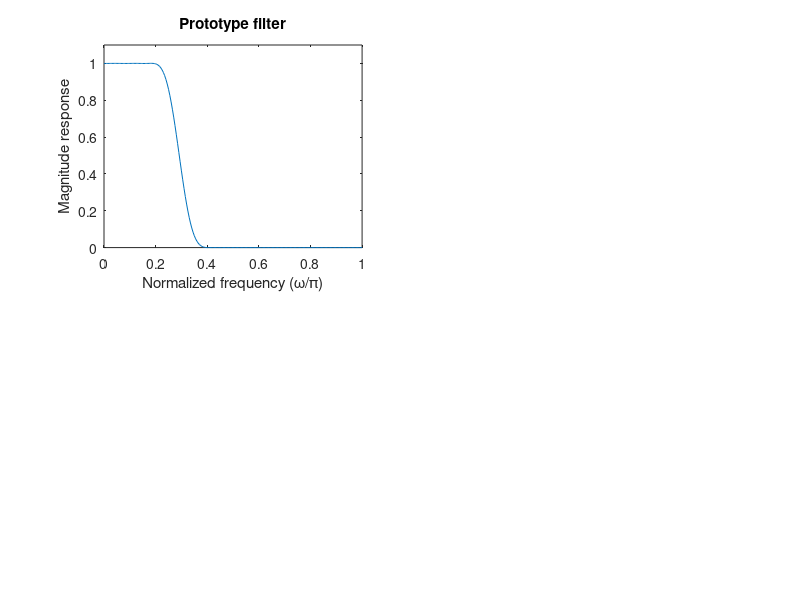

Write MATLAB code to recreate this figure. (Note: this script raises an error after producing the figure.)
%
% Design of 3D cone filters
%
%
% Step 1: Fan-type design
%

clc;
clear all;
N = 20;
theta = 70;
wt = 0.2 * pi;
Nsamp = 200;
%
%
theta_w = theta * pi / 180;

if theta >= 45
    wup = pi;
else
    wup = pi * tan(theta_w);
end

deltaw_wup = wup / Nsamp;
deltaw_pi = pi / Nsamp;
deltaw_pih = 0.5 * pi / Nsamp;
%
%
r = zeros(3, 1);
Q = zeros(3, 3);
for iw = 0:Nsamp
    w2 = iw * deltaw_wup;
    w1 = w2 / tan(theta_w);
    c = [1; -1-cos(w1)*cos(w2); -cos(w1)-cos(w2)];
    r = r - 2 * cos(w1) * c;
    Q = Q + c * c';
end
r = r / (Nsamp + 1);
Q = Q / (Nsamp + 1);
T = -0.5 * inv(Q) * r;
%
%
wc = acos(T(1));
t11 = T(2);
t01 = T(3);
t00 = t11;
t10 = 1 + t01;
%
% Design of prototype FIR lowpass filter
%
N_h = 2 * N + 1;
wp = wc;

ws = wp + wt;
%
%
NH = (N_h - 1) / 2;
Nsam_p = round(wp / deltaw_pi);
Nsam_s = round((pi - ws) / deltaw_pi);
NV = (0 :NH)';
%
%
P = zeros(NH+1, 1);
Qp = zeros(NH+1, NH+1);
for iw = 0:Nsam_p
    w = iw * deltaw_pi;
    P = P - 2 * cos(w * NV);
    Qp = Qp + cos(w * NV) * (cos(w * NV))';
end

P = wp * P / (Nsam_p + 1);
Qp = wp * Qp / (Nsam_p + 1);
%
Qs = zeros(NH+1, NH+1);
for iw = 0:Nsam_s
    w = ws + iw * deltaw_pi;
    Qs = Qs + cos(w * NV) * (cos(w * NV))';
    
end
Qs = (pi -ws) * Qs / (Nsam_p+1);
%
%
A = -0.5 * inv(Qp + Qs) * P;
h = zeros(N_h, 1);
h(NH+1) = A(1);
h(1:NH) = 0.5 * flipud(A(2:NH+1));
h(NH+2 : N_h) = 0.5 * A(2:NH+1);
%
%
subplot(2, 2, 1);
FR = freqz(h, 1, 0:deltaw_pi : pi);
plot(0:deltaw_pi/pi : 1, abs(FR));
axis([0, 1, 0, 1.1]);
xlabel('Normalized frequency (\omega/\pi)');
ylabel('Magnitude response');
title('Prototype filter');
%
%
Ta_b = zeros(N+1, N+1);
Ta_b(1, 1) = 1; 
Ta_b(2, 2) = 1;
B = A(1) * Ta_b(1, :);
B = B + A(2) * Ta_b(2, :);

for in = 2:N
    Ta_b(in+1, 2:in+1) = 2 * Ta_b(in, 1:in);
    Ta_b(in+1, 1:in+1) = Ta_b(in+1, 1:in+1) - Ta_b(in-1, 1:in+1);
    B = B+A(in+1) * Ta_b(in+1, :);
end
%
%
F = zeros(3, 3);
F(1, 1) = 0.25 * t11;
F(1, 2) = 0.5 * t10;
F(1, 3) = 0.25 * t11;
F(2, 1) = 0.5 * t01;
F(2, 2) = t00;
F(2, 3) = 0.5 * t01;
F(3, 1) = 0.25 * t11;
F(3, 2) = 0.5 * t10;
F(3, 3) = 0.25 * t11;
%
%
h = zeros(2 * N + 1, 2*N+1);
h(N+1, N+1) = B(1);
h(N:N+2, N:N+2) = h(N:N+2, N:N+2) + B(2) *F;
FN = F;
for in = 2:N
    FN = conv2(FN, F);
    h(N+1-in:N+1+in, N+1-in : N+1+in) = h(N+1-in:N+1+in, N+1-in:N+1+in) + B(in+1)*FN;
end
%
%
FR = freqz2(h, -1:2/100:1, -1:2/100:1);
XX = zeros(101, 101);
for i = 0:100
    XX(:, i+1) = (-1:2/100:1)';
end

YY = XX';
subplot(2, 2, 2);
plot3(XX, YY, abs(FR));
axis([-1, 1, -1, 1, 0, 1.1]);
xlabel('\omega_{12}/\pi');
ylabel('\omega_3/\pi');
zlabel('Magnitude response');

%
% Step 2: Circular design
%
wr = wup;
r = zeros(2, 1);
Q = zeros(2, 2);

for iw = 0:Nsamp
    w1 = wr * cos(iw * deltaw_pih);
    w2 = wr * sin(iw * deltaw_pih);
    c = [1; 1-cos(w1)*cos(w2)];
    r = r - 2 * (0.5 * cos(w1) + 0.5 * cos(w2))*c;
    Q = Q + c * c';
end

r = r / (Nsamp + 1);
Q = Q / (Nsamp + 1);
T = -0.5 * inv(Q) * r;
%
%
r11 = T(2);
r00 = -r11;
r10 = 0.5;
r01 = 0.5;
%
% Design of prototype FIR lowpass filter
%
N_h = 2 * N + 1;
wp = wc;
ws = wp + wt;
%
%
NH = (N_h - 1) / 2;
Nsam_s = round((pi - ws) / deltaw_pi);
NV = (0:NH)';
%
%
P = zeros(NH+1, 1);
Qp = zeros(NH+1, NH+1);
for iw = 0:Nsam_p
    w = iw * deltaw_pi;
    P = P - 2*cos(w*NV);
    Qp = Qp + cos(w*NV)*(cos(w*NV))';
end

P = wp*P / (Nsam_p + 1);
Qp = wp * Qp / (Nsam_p + 1);
%
Qs = zeros(NH+1, NH+1);

for iw = 0:Nsam_p
    w = ws + iw * deltaw_pi;
    Qs = Qs + cos(w * NV) * (cos(w*NV))';
end
Qs = (pi - ws) * Qs / (Nsam_p+1);
%
%
A = -0.5 * inv(Qp + Qs) * P;
%
%
Ta_b = zeros(N+1, N+1);
Ta_b(1, 1) = 1;
Ta_b(2, 2) = 1;
B_c = A(1) * Ta_b(1, :);
B_c = B_c + A(2) * Ta_b(2, :);
for in = 2:N
    Ta_b(in+1, 2:in+1) = 2 * Ta_b(in, 1 : in);
    Ta_b(in+1, 1:in+1) = Ta_b(in+1, 1 : in+1) - Ta_b(in-1, 1:in+1);
    B_c = B_c + A(in + 1) * Ta_b(in+1, :);
end
%
%
F = zeros(3, 3);
F(1, 1) = 0.25 * r11;
F(1, 2) = 0.5 * r10;
F(1, 3) = 0.25 * r11;
F(2, 1) = 0.5 * r01;
F(2, 2) = r00;
F(2, 3) = 0.5 * r01;
F(3, 1) = 0.25 * r11;
F(3, 2) = 0.5 * r10;
F(3, 3) = 0.25 * r11;
%
%
h = zeros(2*N+1, 2*N+1);
h(N+1, N+1) = B_c(1);
h(N:N+2, N:N+2) = h(N:N+2, N:N+2) + B_c(2) * F;
FN = F;
for in = 2:N
    FN = conv2(FN, F);
    h(N+1-in:N+1+in, N+1-in:N+1+in) = h(N+1 - in:N+1+in, N+1-in:N+1+in) + B_c(in+1) * FN;
end
%
%
FR = freqz2(h, -1:2/100:1, -1:2/100:1);
XX = zeros(101, 101);
for i = 0:100
    XX(:, i+1) = (-1:2/100:1)';
end
YY = XX';
subplot(2, 2, 3);
plot3(XX, YY, abs(FR));
axis([-1, 1, -1, 1, 0, 1.1]);
xlabel('\omega_1/\pi');
ylabel('\omega_2/\pi');
zlabel('Magnitude response');
%
% Step 2:
%
t000 = t00 + t10 * r00;
t100 = t10 * r10;
t010 = t10 * r01;
t001 = t01+t11*r00;
t110 = t10 * r11;
t101 = t11 * r10;
t011 = t11 * r01;
t111 = t11 * r11;
%
%
F = zeros(3, 3, 3);
F(1, 1, 1) = 0.125 * t111;
F(1, 1, 2) = 0.25 * t110;
F(1, 1, 3) = 0.125 * t111;
F(1, 2, 1) = 0.25 * t101;
F(1, 2, 2) = 0.5 * t100;
F(1, 2, 3) = 0.25 * t101;
F(1, 3, 1) = 0.125 * t111;
F(1, 3, 2) = 0.25 * t100;
F(1, 3, 3) = 0.125 * t111;
F(2, 1, 1) = 0.25 * t011;
F(2, 1, 2) = 0.5 * t010;
F(2, 1, 3) = 0.25 * t011;
F(2, 2, 1) = 0.5 * t001;
F(2, 2, 2) = t000;
F(2, 2, 3) = 0.5 * t001;
F(2, 3, 1) = 0.25 * t011;
F(2, 3, 2) = 0.5 * t010;
F(2, 3, 3) = 0.25 * t011;
F(3, 1, 1) = 0.125 * t111;
F(3, 1, 2) = 0.25 * t110;
F(3, 1, 3) = 0.125 * t111;
F(3, 2, 1) = 0.25 * t101;
F(3, 2, 2) = 0.5 * t100;
F(3, 2, 3) = 0.25 * t101;
F(3, 3, 1) = 0.125 * t111;
F(3, 3, 2) = 0.25 * t110;
F(3, 3, 3) = 0.125 * t111;
%
%
h3 = zeros(2*N + 1, 2*N + 1, 2*N + 1);
h3(N+1, N+1, N+1) = B(1);
h3(N:N+2, N:N+2, N:N+2) = h3(N:N+2, N:N+2, N:N+2) + B(2) * F;
FN = F;

for in = 2:N
    FN = convn(FN, F);
    h3(N+1-in:N+1+in, N+1-in:N+1+in, N+1-in:N+1+in) = h3(N+1-in:N+1+in, N+1-in:N+1+in, N+1-in:N+1+in) + B(in+1) * FN;
end
%
%
A3 = h3(N+1:2*N+1, N+1:2*N+1, N+1:2*N+1);
A3(2:N+1, 1, 1) = 2 * A3(2:N+1, 1, 1);
A3(1, 2:N+1, 1) = 2 * A3(1, 2:N+1, 1);
A3(1, 1, 2:N+1) = 2 * A3(1, 1, 2:N+1);
A3(2:N+1, 2:N+1, 1) = 4 * A3(2:N+1, 2:N+1, 1);
A3(2:N+1, 1, 2:N+1) = 4 * A3(2:N+1, 1, 2:N+1);
A3(1, 2:N+1, 2:N+1) = 4 * A3(1, 2:N+1, 2:N+1);
A3(2:N+1, 2:N+1, 2:N+1) = 8 * A3(2:N+1, 2:N+1, 2:N+1);
%
%
deltaw_3d = pi / 32;
FR3 = zeros(65, 65, 65);
XXX = zeros(65, 65, 65);
YYY = zeros(65, 65, 65);
ZZZ = zeros(65, 65, 65);

for i1 = 0:64
    i1
    w1 = -pi + i1 * deltaw_3d;

    for i2 = 0:64
        w3 = -pi * i3 * deltaw_3d;
        XXX(i1+1, i2+2, i3+1) = w1/pi;
        YYY(i1+1, i2+2, i3+1) = w2/pi;
        ZZZ(i1+1, i2+2, i3+1) = w3/pi;

        for n1 = 0:N
            for n2 = 0:N
                for n3 = 0:N
                    FR3(i1+1, i2+1, i3+1) = FR3(i1+1, i2+1, i3+1) + A3(n1+1, n2+1, n3+1) * cos(n1 * w1) * cos(n2 * w2) * cos(n3 * w3);
                end
            end
        end
    end
end
%
%
